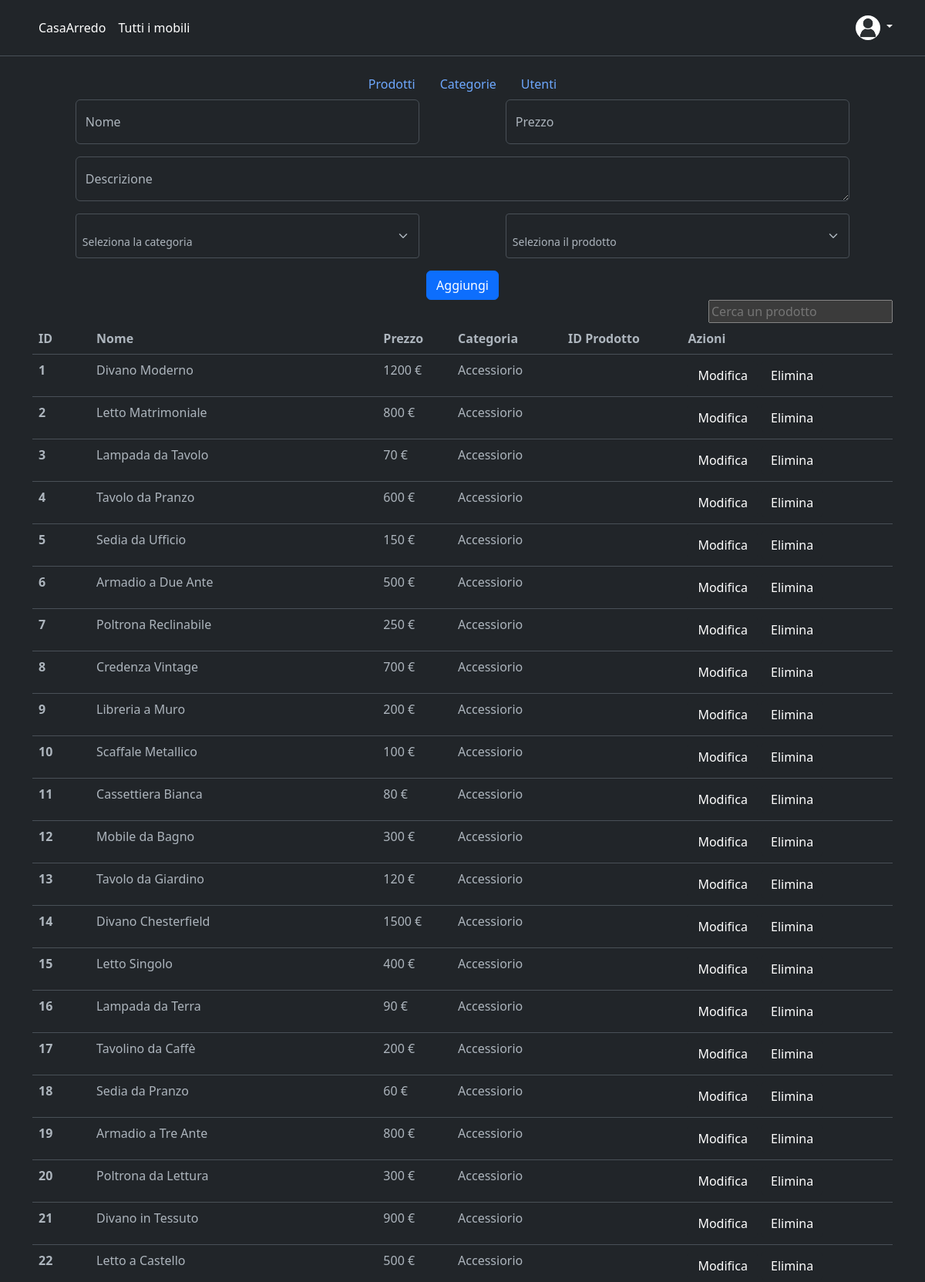
Screenshot of /src/view/admin.php (signed in, upper part) with the database file from the repository.
### tables this page shows
CREATE TABLE IF NOT EXISTS `prodotti` (
  `id` int(11) NOT NULL AUTO_INCREMENT,
  `nome` varchar(30) NOT NULL,
  `descrizione` varchar(250) DEFAULT NULL,
  `prezzo` double NOT NULL,
  `id_categoria` int(11) DEFAULT NULL,
  `id_prodotto` int(11) DEFAULT NULL,
  PRIMARY KEY (`id`),
  KEY `id_categoria` (`id_categoria`),
  KEY `id_prodotto` (`id_prodotto`),
  CONSTRAINT `prodotti_ibfk_1` FOREIGN KEY (`id_categoria`) REFERENCES `categoria` (`id`),
  CONSTRAINT `prodotti_ibfk_2` FOREIGN KEY (`id_prodotto`) REFERENCES `prodotti` (`id`)
);

### src/model/letturaDB/letturaDB.php (called while the page is built, shortened)
<?php
include $_SERVER["DOCUMENT_ROOT"] . '/PHP/e-commerce_mobili/src/model/connessione.php';
include $_SERVER["DOCUMENT_ROOT"] . '/PHP/e-commerce_mobili/src/model/collections/classeProdottoCollection.php';
$conn = new mysqli($hostname, $username, $password, $dbname);
function getProdotti()
{
    global $conn;
    $prodotti = new ProdottoCollection();
    $query = "SELECT * FROM prodotti";
    $risultato = $conn->query($query);
    if ($risultato->num_rows > 0) {
        while ($prod = $risultato->fetch_assoc()) {
            $prodotti->aggiungiProdotto(new Prodotti($prod["id"], $prod["nome"], $prod["descrizione"], $prod["prezzo"], $prod["id_categoria"], $prod["id_prodotto"]));
        }
    }
    return $prodotti;
}
?>

### src/controller/letturaDati.php (called while the page is built, shortened)
<?php
    include $_SERVER["DOCUMENT_ROOT"] . "/PHP/e-commerce_mobili/src/model/letturaDB/letturaDB.php";
    function selezionaProdotti(){
        return getProdotti()->getProdotti();
    }
?>

### src/model/collections/classeProdottoCollection.php (called while the page is built, shortened)
<?php
    include $_SERVER["DOCUMENT_ROOT"] . '/PHP/e-commerce_mobili/src/model/classi/classeProdotto.php';
    class ProdottoCollection {
        private $prodotti = [];
        public function aggiungiProdotto(Prodotti $prodotto) {
            $this->prodotti[] = $prodotto;
        }
        public function getProdotti() {
            return $this->prodotti;
        }
    }
?>

### src/model/classi/classeProdotto.php (called while the page is built, shortened)
<?php
    class Prodotti {
        private $id;
        private $nome;
        private $descrizione;
        private $prezzo;
        private $idCategoria;
        private $idProdotto;
        public function __construct($id, $nome, $descrizione, $prezzo, $idCategoria, $idProdotto) {
            $this->id = $id;
            $this->nome = $nome;
            $this->descrizione = $descrizione;
            $this->prezzo = $prezzo;
            $this->idCategoria = $idCategoria;
            $this->idProdotto = $idProdotto;
        }
        public function getId() {
            return $this->id;
        }
        public function getNome() {
            return $this->nome;
        }
        public function getDescrizione() {
            return $this->descrizione;
        }
        public function getPrezzo() {
            return $this->prezzo;
        }
        public function getIdCategoria() {
            return $this->idCategoria;
        }
        public function getIdProdotto() {
            return $this->idProdotto;
        }
    }
?>

### src/view/admin.php (the view, shortened to what this page needs)
<?php
    include '../controller/letturaDati.php';
?>
<!doctype html>
<html lang="en" data-bs-theme="dark">
<head>
    <link href="https://cdn.jsdelivr.net/npm/bootstrap@5.3.2/dist/css/bootstrap.min.css" rel="stylesheet">
    <link href="https://getbootstrap.com/docs/5.3/assets/css/docs.css" rel="stylesheet" />
    <link rel="stylesheet" href="https://cdnjs.cloudflare.com/ajax/libs/twitter-bootstrap/5.3.0/css/bootstrap.min.css">
    <link rel="stylesheet" href="https://cdn.datatables.net/1.13.7/css/dataTables.bootstrap5.min.css">
    <link href="../css/carousel.css" rel="stylesheet">
</head>
<body>
    <header class="p-3 mb-3 border-bottom">
        <div class="container">
            <div class="d-flex flex-wrap align-items-center justify-content-center justify-content-lg-start">
                <ul class="nav col-12 col-lg-auto me-lg-auto mb-2 justify-content-center mb-md-0">
                    <li><a href="./index.php" class="nav-link px-2 link-body-emphasis">CasaArredo</a></li>
                    <li><a href="./visualizzaPerCategoria.php" class="nav-link px-2 link-body-emphasis">Tutti i mobili</a></li>
                </ul>
                <div class="dropdown text-end">
                    <?php
                        if(isset($_SESSION["RUOLO"])){
                            $nome = $_SESSION["NOME_COGNOME"];
                            echo    "<a href='#' class='d-block link-body-emphasis text-decoration-none dropdown-toggle' data-bs-toggle='dropdown' aria-expanded='false'>
                                        <img src='../immagini/user_image/user.jpg' alt='mdo' width='32' height='32' class='rounded-circle'>
                                        $nome
                                    </a>";
                        }else{
                            echo "<a href='./login.html'><button type='button' class='btn btn-sm btn-outline-primary'>Accedi</button></a>";
                        }
                    ?>
                </div>
            </div>
        </div>
    </header>
    <header class="d-flex justify-content-center p-0">
        <ul class="nav nav-pills">
            <li class="nav-item" onclick="cambiaScheda(0)"><a href="#Prodotti" class="nav-link">Prodotti</a></li>
            <li class="nav-item" onclick="cambiaScheda(1)"><a href="#Categorie" class="nav-link">Categorie</a></li>
            <li class="nav-item" onclick="cambiaScheda(2)"><a href="#Utenti" class="nav-link">Utenti</a></li>
        </ul>
    </header>
    <main class="container marketing">
        <div id="divProdotti">
            <div>
                <form action="../controller/gestionePaginaAdmin.php" method="post">
                    <div class="modal-body">
                        <div style="display:flex; justify-content: space-around">
                            <div class="form-floating mb-3" style="width: 40%;">
                                <input type="text" class="form-control" id="inputNome" placeholder="nome" name="nome" required>
                                <label for="inputNome">Nome</label>
                            </div>
                            <div class="form-floating mb-3" style="width: 40%;">
                                <input type="number" class="form-control" id="inputPrezzo" placeholder="prezzo" name="prezzo" required>
                                <label for="inputPrezzo">Prezzo</label>
                            </div>
                        </div>
                        <div class="form-floating mb-3" style="width: 90%; margin: 0 auto;">
                            <textarea class="form-control" placeholder="descrizione" id="inputDescrizione" name="descrizione"></textarea>
                            <label for="inputDescrizione">Descrizione</label>
                        </div>
                        <div style="display:flex; justify-content: space-around">
                            <div class="form-floating mb-3" style="width: 40%;">
                                <select class="form-select form-select-sm" name="categoria" id="selectCategoria">
                                    <option selected value="">Seleziona la categoria</option>
                                </select>
                            </div>
                            <div class="form-floating mb-3" style="width: 40%;">
                                <select class="form-select form-select-sm" name="id_prodotto" id="selectProdotto">
                                    <option selected value="">Seleziona il prodotto</option>
                                    <?php
                                        $listaProdotti = selezionaProdotti();
                                    ?>
                                </select>
                            </div>
                        </div>
                    </div>
                    <div style="text-align:center;">
                        <button type="submit" class="btn btn-primary">Aggiungi</button>
                    </div>
                </form>
            </div>
            <div style="text-align:right;">
                <input type="text" id="inputProdotti" onkeyup="ricercaProdotti()" placeholder="Cerca un prodotto" >
            </div>
            <table class="table" id="tabellaProdotti">
                <thead>
                    <tr class="header">
                        <th scope="col">ID</th>
                        <th scope="col">Nome</th>
                        <th scope="col">Prezzo</th>
                        <th scope="col">Categoria</th>
                        <th scope="col">ID Prodotto</th>
                        <th scope="col">Azioni</th>
                    </tr>
                </thead>
                <tbody>
                    <?php
                        $listaProdotti = selezionaProdotti();
                        foreach ($listaProdotti as $prod) {
                            $id = $prod->getId();
                            $nome = $prod->getNome();
                            $descrizione = $prod->getDescrizione() ?? '';
                            $prezzo = $prod->getPrezzo();
                            $id_categoria = $prod->getIdCategoria() ?? '';
                            $categoria = "Accessiorio";
                            $id_prod = $prod->getIdProdotto() ?? '';
                            $dati = array(
                                'id' => $id,
                                'nome' => $nome,
                                'descrizione' => $descrizione,
                                'prezzo' => $prezzo,
                                'id_categoria' => $id_categoria,
                                'id_prod' => $id_prod
                            );
                            $datiJson = json_encode($dati);
                            echo    "<tr>
                                        <th scope='row'>$id</th>
                                        <td>$nome</td>
                                        <td>$prezzo €</td>
                                        <td>$categoria</td>
                                        <td>$id_prod</td>
                                        <td>
                                            <button type='button' class='btn btn-dark' data-bs-toggle='modal' data-bs-target='#modalModifica' onclick='inserisciDatiModifica($datiJson)'>Modifica</button>
                                            <button type='button' class='btn btn-dark' data-bs-toggle='modal' data-bs-target='#modalElimina' onclick='inserisciDatiElimina($id)'>Elimina</button>
                                        </td>
                                    </tr>";
                        }
                    ?>
                </tbody>
            </table>
        </div>
    </main>
</body>
</html>

### src/css/carousel.css (style rules this page uses)
body { padding-top: 3rem; padding-bottom: 3rem; color: rgb(var(--bs-tertiary-color-rgb)); }

### src/view/admin.php (style rules this page uses)
body { padding: 0; }

### rows the page displays
prodotti: id "1", nome "Divano Moderno", prezzo "1200", categoria "Accessiorio"
prodotti: id "2", nome "Letto Matrimoniale", prezzo "800", categoria "Accessiorio"
prodotti: id "3", nome "Lampada da Tavolo", prezzo "70", categoria "Accessiorio"
prodotti: id "4", nome "Tavolo da Pranzo", prezzo "600", categoria "Accessiorio"
prodotti: id "5", nome "Sedia da Ufficio", prezzo "150", categoria "Accessiorio"
prodotti: id "6", nome "Armadio a Due Ante", prezzo "500", categoria "Accessiorio"
prodotti: id "7", nome "Poltrona Reclinabile", prezzo "250", categoria "Accessiorio"
prodotti: id "8", nome "Credenza Vintage", prezzo "700", categoria "Accessiorio"
prodotti: id "9", nome "Libreria a Muro", prezzo "200", categoria "Accessiorio"
prodotti: id "10", nome "Scaffale Metallico", prezzo "100", categoria "Accessiorio"
prodotti: id "11", nome "Cassettiera Bianca", prezzo "80", categoria "Accessiorio"
prodotti: id "12", nome "Mobile da Bagno", prezzo "300", categoria "Accessiorio"
prodotti: id "13", nome "Tavolo da Giardino", prezzo "120", categoria "Accessiorio"
prodotti: id "14", nome "Divano Chesterfield", prezzo "1500", categoria "Accessiorio"
prodotti: id "15", nome "Letto Singolo", prezzo "400", categoria "Accessiorio"
prodotti: id "16", nome "Lampada da Terra", prezzo "90", categoria "Accessiorio"
prodotti: id "17", nome "Tavolino da Caffè", prezzo "200", categoria "Accessiorio"
prodotti: id "18", nome "Sedia da Pranzo", prezzo "60", categoria "Accessiorio"
prodotti: id "19", nome "Armadio a Tre Ante", prezzo "800", categoria "Accessiorio"
prodotti: id "20", nome "Poltrona da Lettura", prezzo "300", categoria "Accessiorio"
prodotti: id "21", nome "Divano in Tessuto", prezzo "900", categoria "Accessiorio"
prodotti: id "22", nome "Letto a Castello", prezzo "500", categoria "Accessiorio"
